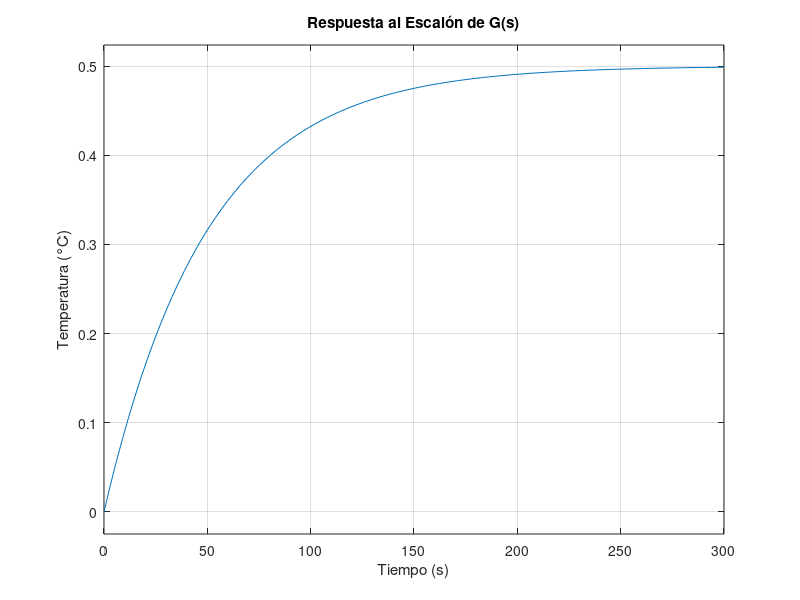
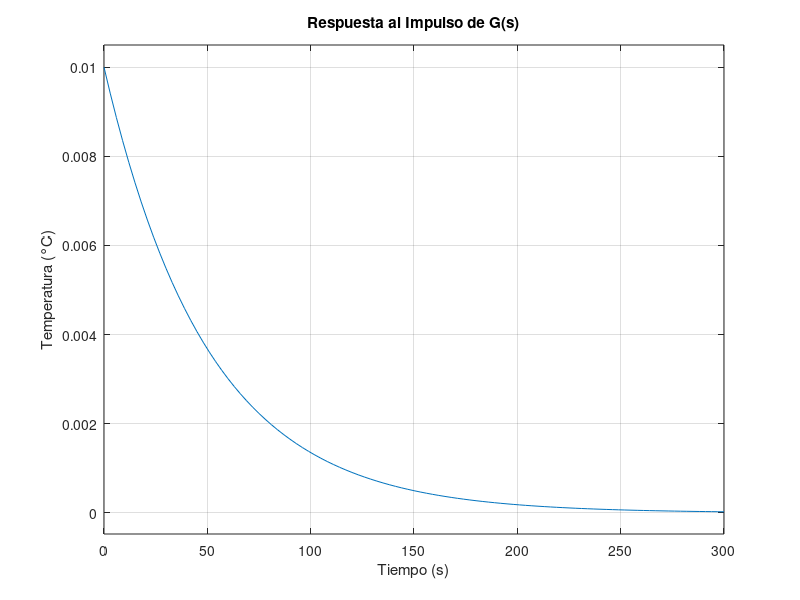
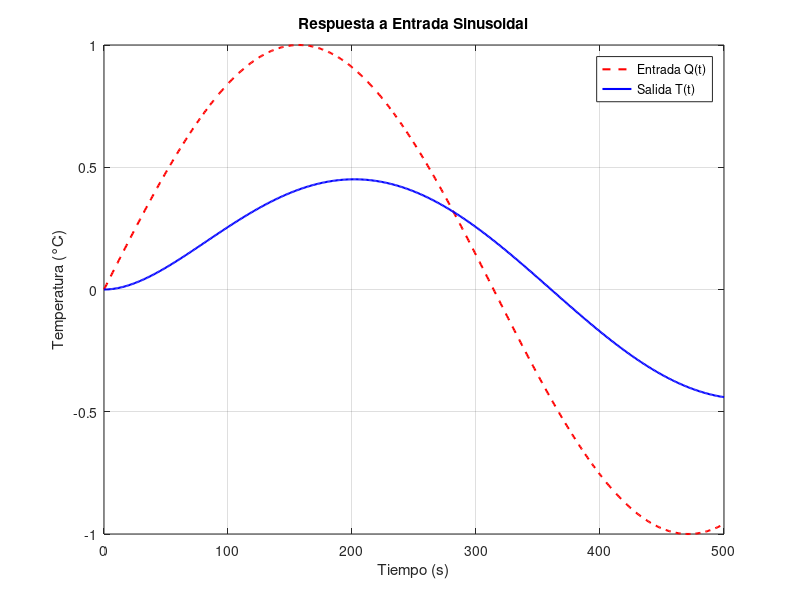
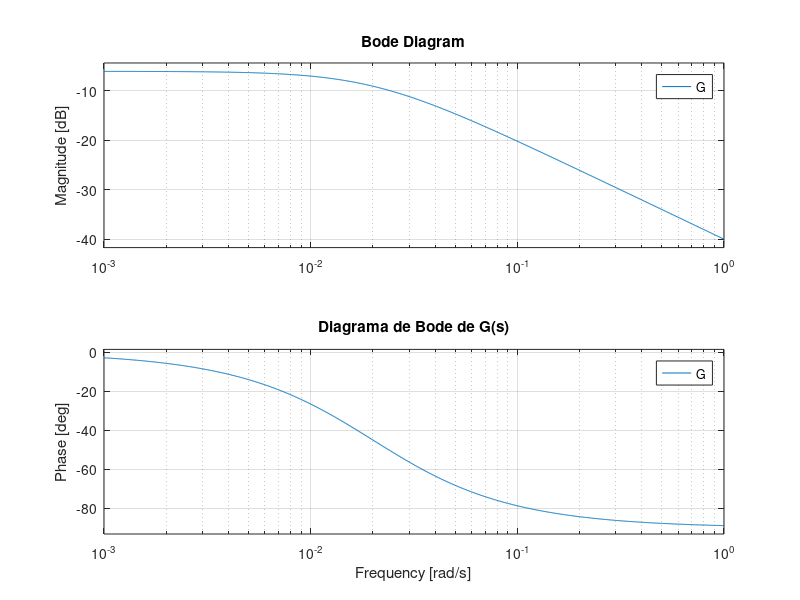

These charts were generated, in order, by the following MATLAB code:
clc; clear; close all;

% Parámetros del sistema
tau = 50;     % Constante de tiempo (s)
K = 0.5;      % Ganancia térmica (°C/W)

% Crear la función de transferencia G(s) = K / (tau*s + 1)
num = [K];           % Numerador
den = [tau 1];       % Denominador
G = tf(num, den);
disp('Función de Transferencia G(s):');

%% escalon
figure;
step(G);
grid on;
title('Respuesta al Escalón de G(s)');
xlabel('Tiempo (s)');
ylabel('Temperatura (°C)');

%% impulso
figure;
impulse(G);
grid on;
title('Respuesta al Impulso de G(s)');
xlabel('Tiempo (s)');
ylabel('Temperatura (°C)');

%% entrada arbitraria
% Definir un vector de tiempo
t = 0:1:500;   

% Por ejemplo, una señal sinusoidal de baja frecuencia
Q_sin = 1 * sin(0.01 * t);  % Amplitud = 1 W, frecuencia = 0.01 rad/s

% Simular la respuesta
T_sin = lsim(G, Q_sin, t);

figure;
plot(t, Q_sin, 'r--', 'LineWidth', 1.5); hold on;
plot(t, T_sin, 'b', 'LineWidth', 1.5);
grid on;
title('Respuesta a Entrada Sinusoidal');
xlabel('Tiempo (s)');
ylabel('Temperatura (°C)');
legend('Entrada Q(t)','Salida T(t)');

%% frecuencia
figure;
bode(G);
grid on;
title('Diagrama de Bode de G(s)');

figure;
nyquist(G);
title('Diagrama de Nyquist de G(s)');

%% polos y ceros
p = pole(G);
z = zero(G);

disp('Polos del sistema:');
disp(p);

disp('Ceros del sistema:');
disp(z);
figure;
pzmap(G);
grid on;
title('Diagrama de Polos y Ceros de G(s)');
